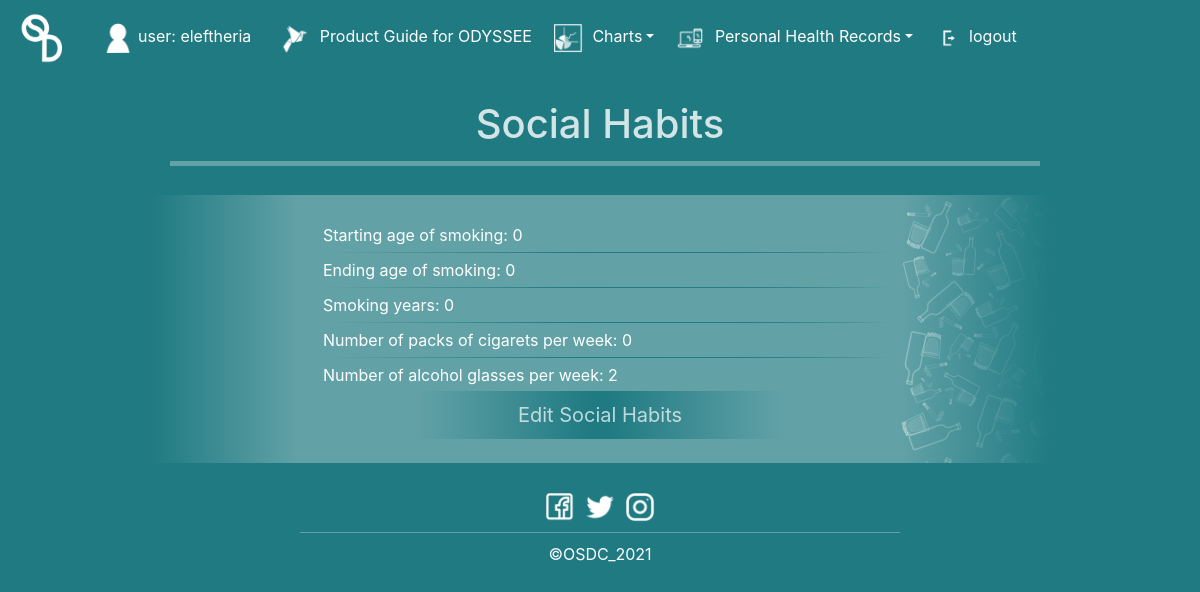
Screenshot of /shview/ (signed in) with the database file from the repository.
### main/models.py (models this page shows, shortened)
class SocialHabits(models.Model):
    user = models.ForeignKey(User, on_delete=models.CASCADE, related_name="socialhabits", null=True)
    startAge = models.IntegerField()
    endAge = models.IntegerField()
    smokingYears = models.IntegerField()
    numOfPacksOfCigarettes = models.IntegerField()
    numOfAlcoholGlasses = models.IntegerField()
    dateOfUpdate = models.DateTimeField(default=datetime.now())
    class Meta:
        ordering = ['user']

### main/views.py (the view)
# urls.py: path('shview/', views.shview, name="shview"),
def shview(response):
    current_user = response.user
    return render(response, "main/shview.html", {"current_user":current_user})

### main/templates/main/shview.html (shortened to what this page needs)
{% extends 'main/view.html' %}
{% load static %}
{% block header %}
    <h1 class="text-white" style="opacity: 0.8;">Social Habits</h1>
{% endblock %}
{% block content %}
			{% if current_user.socialhabits.all %}
				{% for sh in current_user.socialhabits.all %}
					<p>Starting age of smoking: {{sh.startAge}}</p>
                    <hr>
					<p>Ending age of smoking: {{sh.endAge}}</p>
                    <hr>
					<p>Smoking years: {{sh.smokingYears}}</p>
                    <hr>
					<p>Number of packs of cigarets per week: {{sh.numOfPacksOfCigarettes}}</p>
                    <hr>
					<p>Number of alcohol glasses per week: {{sh.numOfAlcoholGlasses}}</p>
				{% endfor %}
			{% else %}
				<div class="row justify-content-center">
					<p>Here will be presented all your social habits' data.</p>
				</div>
			{% endif %}
{% endblock %}
{% block image %}
	url('{% static 'main/SHm.png' %}')
{% endblock %}
{% block button %}
	Edit Social Habits
{% endblock %}
{% block link %}
	/sh
{% endblock %}

### main/templates/main/base.html (shortened to what this page needs)
{% load static %}
<html>
<head>
    <link rel="stylesheet" href="https://stackpath.bootstrapcdn.com/bootstrap/4.3.1/css/bootstrap.min.css">
    <link rel="stylesheet" href="https://cdnjs.cloudflare.com/ajax/libs/font-awesome/4.7.0/css/font-awesome.min.css">
</head>
<body>
    <nav class="navbar navbar-expand-lg navbar-dark" style="background-color:#1f7a82; z-index:99; position:fixed; width:100%;">
        <a class="navbar-brand text-white" href="/home"><img src="{% static 'main/OSDC.png' %}" alt="LOGO" style="width:50px;"></a>
        <li class="nav-item" style="display: {% if current_user.is_authenticated %}block{% else %}none{% endif %};">
            <a class="nav-link text-white"><img src="{% static 'main/user.png' %}" alt="user" class="social-logo">user: {{current_user.username}}</a>
        </li>
        <div class="collapse navbar-collapse" id="navbarNav">
            <ul class="navbar-nav" style="font-size: 16px;">
                <li class="nav-item" style="display: {% if current_user.is_authenticated %}block{% else %}block{% endif %};">
                    <a class="nav-link text-white" href="/prg"><img src="{% static 'main/prg.png' %}" alt="DC" class="social-logo"> Product Guide for ODYSSEE</a>
                </li>
                <li class="nav-item dropdown text-white" style="display: {% if current_user.is_authenticated %}block{% else %}block{% endif %};">
                    <a class="nav-link dropdown-toggle text-white" data-toggle="dropdown" href="#"><img src="{% static 'main/charts.png' %}" alt="PD" class="social-logo"> Charts</a>
                </li>
                <li class="nav-item dropdown text-white" style="display: {% if current_user.is_authenticated %}block{% else %}none{% endif %};">
                    <a class="nav-link dropdown-toggle text-white" data-toggle="dropdown" href="#"><img src="{% static 'main/tools.png' %}" alt="PD" class="social-logo"> Personal Health Records</a>
                </li>
                <li class="nav-item" style="display: {% if current_user.is_authenticated %}block{% else %}none{% endif %};">
                    <a class="nav-link text-white" href="/logout"><img src="{% static 'main/Lo.png' %}" alt="logout" class="social-logo">logout</a>
                </li>
            </ul>
        </div>
    </nav>
	<div id="content" name="content">
        <div class="row justify-content-center m-0">
            <div style="margin-top: 100px;">
                {% block header %}
                {% endblock %}
            </div>
        </div>
        <div class="row justify-content-center m-0" id="main" style="padding-top: {% block hr-padding %}{% endblock %};">
                <div  class="col-9">
                    <hr style="height:5px; background-image:linear-gradient(90deg, #62a2a7, #62a2a7); display: {% block hr %}{% endblock %};">
                </div>
        </div>
        <div class="row justify-content-center m-0">
            <br>
        </div>
        <div class="row justify-content-center m-0">
                <div  class="col-9" style="background-color:#62a2a7;">
                    <div class="text-white">
                        <div class="row justify-content-center">
                            {% block view %}
                            {% endblock %}
                        </div>
                    </div>
                </div>
        </div>
        <div class="row justify-content-center m-0">
            <br>
        </div>
        <div id="footer" name="footer" class="footer m-0 p-0" style="padding-top: 10px;">
                <div class="col-12">
                    <div class="row justify-content-center">
                        <div class="col social">
                            <a href="#"><img src="{% static 'main/facebook.png' %}" alt="facebook" class="social-logo"></a>
                        </div>
                        <div class="col social">
                            <a href="#"><img src="{% static 'main/twitter.png' %}" alt="twitter" class="social-logo"></a>
                        </div>
                        <div class="col social">
                            <a href="#"><img src="{% static 'main/instagram.png' %}" alt="instagram" class="social-logo"></a>
                        </div>
                    </div>
                <div class="row justify-content-center">
                    <hr style="background-image:linear-gradient(90deg, #62a2a7, #62a2a7); width: 50%;">
                    <div class="col-12 p-0">
                        <div class="text text-white">
                            <p>&copy;OSDC_2021</p>
                        </div>
                    </div>
                </div>
            </div>
        </div>
	</div>
</body>
</html>

### main/templates/main/base.html (style rules this page uses)
html { scroll-behavior: smooth; background-color: red; margin: 0px; padding: 0px; }
body { top: 0px; left: 0px; overflow-x: hidden; width: 100%; min-height:100%; margin: 0px; padding: 0px; background-color:#1f7a82; position: absolute; }
p { margin-bottom:0.25rem; margin-top:0.25rem; padding-left:0.5rem; padding-right:0.5rem; }
hr { width: 100%; height:1px; border-width:0; margin:5px; background-image:linear-gradient(90deg, #62a2a7, #1f7a82, 90%, #62a2a7); }
.text { text-align: center; vertical-align: middle; height: 100%; width: 100%; padding: 0px; margin: 0px; }
.social { padding: 0px; max-width: 40px; }
.social-logo { width:30px; margin: 5px; }
.footer { width: 100%; }
* { padding: 0; margin: 0; }

### rows the page displays
SocialHabits: startAge "0", endAge "0", smokingYears "0", numOfPacksOfCigarettes "0", numOfAlcoholGlasses "2"

### other values shown
{{ current_user.username }} "eleftheria"
